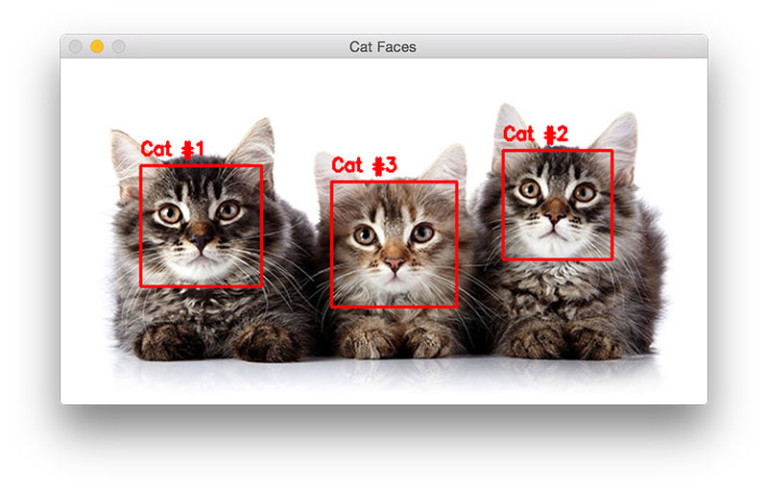
#> input picture FaceDetect/cat.jpg, 768 x 491 px
$ python t.py --image cat.jpg
#> lines starting #> are read from the running program, lines starting #| are printed output that depends on the picture; after the words box and inside, x2 and y2 are one past the last pixel; in counts of white or black regions, pixels touching at a corner belong together
# import the necessary packages
import argparse
import cv2

# construct the argument parse and parse the arguments
ap = argparse.ArgumentParser()
ap.add_argument("-i", "--image", required=True,
	help="path to the input image")
ap.add_argument("-c", "--cascade",
	default="haarcascade_frontalcatface.xml",
	help="path to cat detector haar cascade")
args = vars(ap.parse_args())

# load the input image and convert it to grayscale
image = cv2.imread(args["image"])
#> image is the input picture: shape (491, 768, 3); mean B, G, R 194, 195.7, 203.5
gray = cv2.cvtColor(image, cv2.COLOR_BGR2GRAY)
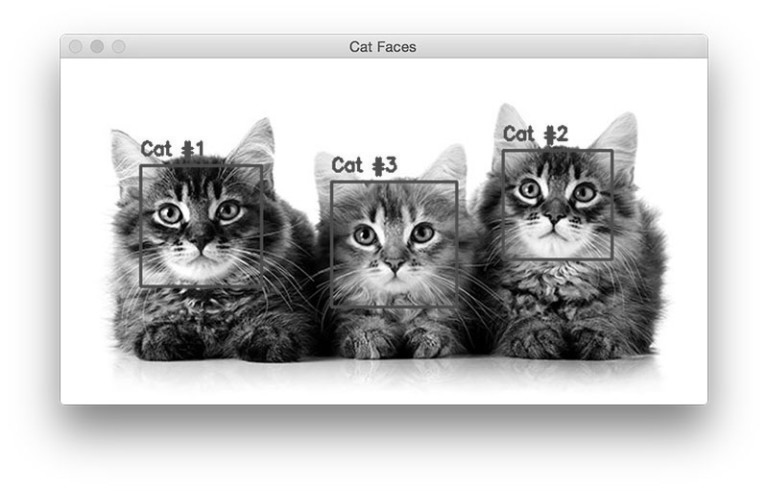
#> gray: shape (491, 768); min 0, max 255, mean 197.8

# load the cat detector Haar cascade, then detect cat faces
# in the input image
detector = cv2.CascadeClassifier(args["cascade"])
rects = detector.detectMultiScale(gray, scaleFactor=1.3,
	minNeighbors=1, minSize=(75, 75))
#> rects = [[502, 151, 102, 102], [136, 162, 123, 123], [329, 182, 128, 128]]

# loop over the cat faces and draw a rectangle surrounding each
for (i, (x, y, w, h)) in enumerate(rects):
	cv2.rectangle(image, (x, y), (x + w, y + h), (0, 0, 255), 2)
	cv2.putText(image, "Cat #{}".format(i + 1), (x, y - 10),
		cv2.FONT_HERSHEY_SIMPLEX, 0.55, (0, 0, 255), 2)
#> this loop made 3 passes
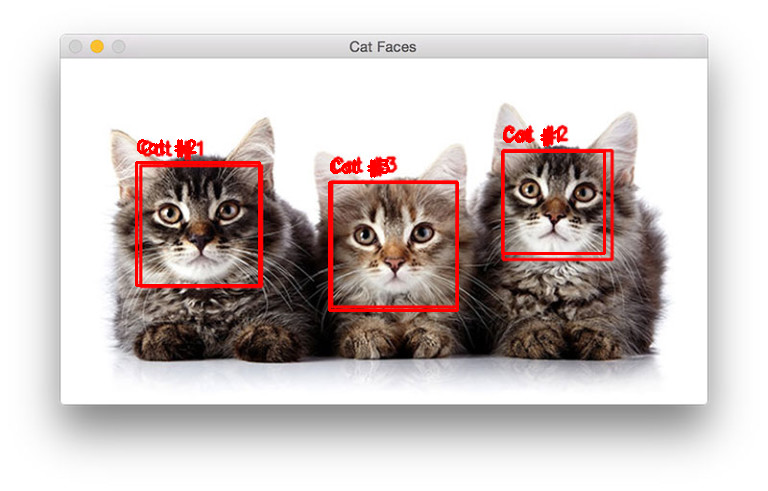
#> image: shape (491, 768, 3); 1.46% of pixels changed, all inside (x1, y1, x2, y2) = (135, 128, 606, 312)

# show the detected cat faces
cv2.imshow("Cat Faces", image)
cv2.waitKey(0)
